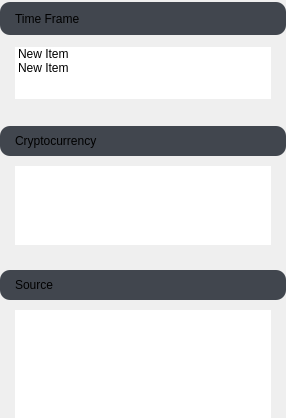
                               <widget class="QFrame" name="frame_45">
                                <property name="minimumSize">
                                 <size>
                                  <width>0</width>
                                  <height>418</height>
                                 </size>
                                </property>
                                <property name="frameShape">
                                 <enum>QFrame::NoFrame</enum>
                                </property>
                                <property name="frameShadow">
                                 <enum>QFrame::Raised</enum>
                                </property>
                                <layout class="QGridLayout" name="gridLayout_3">
                                 <property name="leftMargin">
                                  <number>0</number>
                                 </property>
                                 <property name="topMargin">
                                  <number>0</number>
                                 </property>
                                 <property name="rightMargin">
                                  <number>0</number>
                                 </property>
                                 <property name="bottomMargin">
                                  <number>0</number>
                                 </property>
                                 <property name="spacing">
                                  <number>25</number>
                                 </property>
                                 <item row="1" column="0">
                                  <widget class="QFrame" name="testCryptoFrame">
                                   <property name="frameShape">
                                    <enum>QFrame::NoFrame</enum>
                                   </property>
                                   <property name="frameShadow">
                                    <enum>QFrame::Raised</enum>
                                   </property>
                                   <layout class="QVBoxLayout" name="verticalLayout_45">
                                    <property name="spacing">
                                     <number>10</number>
                                    </property>
                                    <property name="leftMargin">
                                     <number>0</number>
                                    </property>
                                    <property name="topMargin">
                                     <number>0</number>
                                    </property>
                                    <property name="rightMargin">
                                     <number>0</number>
                                    </property>
                                    <property name="bottomMargin">
                                     <number>0</number>
                                    </property>
                                    <item>
                                     <widget class="QFrame" name="frame_47">
                                      <property name="maximumSize">
                                       <size>
                                        <width>16777215</width>
                                        <height>33</height>
                                       </size>
                                      </property>
                                      <property name="styleSheet">
                                       <string notr="true">background: #41464E;
	border-radius: 10px;</string>
                                      </property>
                                      <property name="frameShape">
                                       <enum>QFrame::NoFrame</enum>
                                      </property>
                                      <property name="frameShadow">
                                       <enum>QFrame::Raised</enum>
                                      </property>
                                      <layout class="QVBoxLayout" name="verticalLayout_46">
                                       <property name="spacing">
                                        <number>0</number>
                                       </property>
                                       <property name="leftMargin">
                                        <number>15</number>
                                       </property>
                                       <property name="topMargin">
                                        <number>8</number>
                                       </property>
                                       <property name="rightMargin">
                                        <number>15</number>
                                       </property>
                                       <property name="bottomMargin">
                                        <number>8</number>
                                       </property>
                                       <item>
                                        <widget class="QLabel" name="label_15">
                                         <property name="text">
                                          <string>Cryptocurrency</string>
                                         </property>
                                        </widget>
                                       </item>
                                      </layout>
                                     </widget>
                                    </item>
                                    <item>
                                     <widget class="QFrame" name="frame_48">
                                      <property name="maximumSize">
                                       <size>
                                        <width>16777215</width>
                                        <height>79</height>
                                       </size>
                                      </property>
                                      <property name="frameShape">
                                       <enum>QFrame::NoFrame</enum>
                                      </property>
                                      <property name="frameShadow">
                                       <enum>QFrame::Raised</enum>
                                      </property>
                                      <layout class="QVBoxLayout" name="verticalLayout_47">
                                       <property name="spacing">
                                        <number>0</number>
                                       </property>
                                       <property name="leftMargin">
                                        <number>15</number>
                                       </property>
                                       <property name="topMargin">
                                        <number>0</number>
                                       </property>
                                       <property name="rightMargin">
                                        <number>15</number>
                                       </property>
                                       <property name="bottomMargin">
                                        <number>0</number>
                                       </property>
                                       <item alignment="Qt::AlignLeft">
                                        <widget class="QFrame" name="testCryptoListFrame">
                                         <property name="frameShape">
                                          <enum>QFrame::NoFrame</enum>
                                         </property>
                                         <property name="frameShadow">
                                          <enum>QFrame::Raised</enum>
                                         </property>
                                         <layout class="QVBoxLayout" name="verticalLayout_48">
                                          <property name="spacing">
                                           <number>8</number>
                                          </property>
                                          <property name="leftMargin">
                                           <number>0</number>
                                          </property>
                                          <property name="topMargin">
                                           <number>0</number>
                                          </property>
                                          <property name="rightMargin">
                                           <number>0</number>
                                          </property>
                                          <property name="bottomMargin">
                                           <number>0</number>
                                          </property>
                                          <item>
                                           <widget class="QListWidget" name="testCryptoList">
                                            <property name="frameShape">
                                             <enum>QFrame::NoFrame</enum>
                                            </property>
                                           </widget>
                                          </item>
                                         </layout>
                                        </widget>
                                       </item>
                                      </layout>
                                     </widget>
                                    </item>
                                   </layout>
                                  </widget>
                                 </item>
                                 <item row="0" column="0">
                                  <widget class="QFrame" name="testTimeFrameFrame">
                                   <property name="frameShape">
                                    <enum>QFrame::NoFrame</enum>
                                   </property>
                                   <property name="frameShadow">
                                    <enum>QFrame::Raised</enum>
                                   </property>
                                   <layout class="QVBoxLayout" name="verticalLayout_49">
                                    <property name="spacing">
                                     <number>10</number>
                                    </property>
                                    <property name="leftMargin">
                                     <number>0</number>
                                    </property>
                                    <property name="topMargin">
                                     <number>0</number>
                                    </property>
                                    <property name="rightMargin">
                                     <number>0</number>
                                    </property>
                                    <property name="bottomMargin">
                                     <number>0</number>
                                    </property>
                                    <item>
                                     <widget class="QFrame" name="divHeader_2">
                                      <property name="maximumSize">
                                       <size>
                                        <width>16777215</width>
                                        <height>33</height>
                                       </size>
                                      </property>
                                      <property name="styleSheet">
                                       <string notr="true">background: #41464E;
	border-radius: 10px;</string>
                                      </property>
                                      <property name="frameShape">
                                       <enum>QFrame::NoFrame</enum>
                                      </property>
                                      <property name="frameShadow">
                                       <enum>QFrame::Raised</enum>
                                      </property>
                                      <layout class="QVBoxLayout" name="verticalLayout_50">
                                       <property name="spacing">
                                        <number>0</number>
                                       </property>
                                       <property name="leftMargin">
                                        <number>15</number>
                                       </property>
                                       <property name="topMargin">
                                        <number>8</number>
                                       </property>
                                       <property name="rightMargin">
                                        <number>15</number>
                                       </property>
                                       <property name="bottomMargin">
                                        <number>8</number>
                                       </property>
                                       <item>
                                        <widget class="QLabel" name="label_16">
                                         <property name="styleSheet">
                                          <string notr="true"/>
                                         </property>
                                         <property name="text">
                                          <string>Time Frame</string>
                                         </property>
                                        </widget>
                                       </item>
                                      </layout>
                                     </widget>
                                    </item>
                                    <item>
                                     <widget class="QFrame" name="frame_50">
                                      <property name="maximumSize">
                                       <size>
                                        <width>16777215</width>
                                        <height>52</height>
                                       </size>
                                      </property>
                                      <property name="frameShape">
                                       <enum>QFrame::NoFrame</enum>
                                      </property>
                                      <property name="frameShadow">
                                       <enum>QFrame::Raised</enum>
                                      </property>
                                      <layout class="QVBoxLayout" name="verticalLayout_51">
                                       <property name="spacing">
                                        <number>8</number>
                                       </property>
                                       <property name="leftMargin">
                                        <number>15</number>
                                       </property>
                                       <property name="topMargin">
                                        <number>0</number>
                                       </property>
                                       <property name="rightMargin">
                                        <number>15</number>
                                       </property>
                                       <property name="bottomMargin">
                                        <number>0</number>
                                       </property>
                                       <item alignment="Qt::AlignLeft">
                                        <widget class="QFrame" name="testTimeFrameListFrame">
                                         <property name="frameShape">
                                          <enum>QFrame::NoFrame</enum>
                                         </property>
                                         <property name="frameShadow">
                                          <enum>QFrame::Raised</enum>
                                         </property>
                                         <layout class="QVBoxLayout" name="verticalLayout_52">
                                          <property name="spacing">
                                           <number>0</number>
                                          </property>
                                          <property name="leftMargin">
                                           <number>0</number>
                                          </property>
                                          <property name="topMargin">
                                           <number>0</number>
                                          </property>
                                          <property name="rightMargin">
                                           <number>0</number>
                                          </property>
                                          <property name="bottomMargin">
                                           <number>0</number>
                                          </property>
                                          <item>
                                           <widget class="QListWidget" name="testTimeFrameList">
                                            <property name="frameShape">
                                             <enum>QFrame::NoFrame</enum>
                                            </property>
                                            <item>
                                             <property name="text">
                                              <string>New Item</string>
                                             </property>
                                            </item>
                                            <item>
                                             <property name="text">
                                              <string>New Item</string>
                                             </property>
                                            </item>
                                           </widget>
                                          </item>
                                         </layout>
                                        </widget>
                                       </item>
                                      </layout>
                                     </widget>
                                    </item>
                                   </layout>
                                  </widget>
                                 </item>
                                 <item row="2" column="0">
                                  <widget class="QFrame" name="testSourceFrame">
                                   <property name="frameShape">
                                    <enum>QFrame::NoFrame</enum>
                                   </property>
                                   <property name="frameShadow">
                                    <enum>QFrame::Raised</enum>
                                   </property>
                                   <layout class="QVBoxLayout" name="verticalLayout_53">
                                    <property name="spacing">
                                     <number>10</number>
                                    </property>
                                    <property name="leftMargin">
                                     <number>0</number>
                                    </property>
                                    <property name="topMargin">
                                     <number>0</number>
                                    </property>
                                    <property name="rightMargin">
                                     <number>0</number>
                                    </property>
                                    <property name="bottomMargin">
                                     <number>0</number>
                                    </property>
                                    <item>
                                     <widget class="QFrame" name="frame_55">
                                      <property name="maximumSize">
                                       <size>
                                        <width>16777215</width>
                                        <height>33</height>
                                       </size>
                                      </property>
                                      <property name="styleSheet">
                                       <string notr="true">background: #41464E;
border-radius: 10px;</string>
                                      </property>
                                      <property name="frameShape">
                                       <enum>QFrame::NoFrame</enum>
                                      </property>
                                      <property name="frameShadow">
                                       <enum>QFrame::Raised</enum>
                                      </property>
                                      <layout class="QVBoxLayout" name="verticalLayout_66">
                                       <property name="spacing">
                                        <number>0</number>
                                       </property>
                                       <property name="leftMargin">
                                        <number>15</number>
                                       </property>
                                       <property name="topMargin">
                                        <number>8</number>
                                       </property>
                                       <property name="rightMargin">
                                        <number>15</number>
                                       </property>
                                       <property name="bottomMargin">
                                        <number>8</number>
                                       </property>
                                       <item>
                                        <widget class="QLabel" name="label_23">
                                         <property name="text">
                                          <string>Source</string>
                                         </property>
                                        </widget>
                                       </item>
                                      </layout>
                                     </widget>
                                    </item>
                                    <item>
                                     <widget class="QFrame" name="frame_73">
                                      <property name="maximumSize">
                                       <size>
                                        <width>16777215</width>
                                        <height>108</height>
                                       </size>
                                      </property>
                                      <property name="frameShape">
                                       <enum>QFrame::NoFrame</enum>
                                      </property>
                                      <property name="frameShadow">
                                       <enum>QFrame::Raised</enum>
                                      </property>
                                      <layout class="QVBoxLayout" name="verticalLayout_67">
                                       <property name="spacing">
                                        <number>0</number>
                                       </property>
                                       <property name="leftMargin">
                                        <number>15</number>
                                       </property>
                                       <property name="topMargin">
                                        <number>0</number>
                                       </property>
                                       <property name="rightMargin">
                                        <number>15</number>
                                       </property>
                                       <property name="bottomMargin">
                                        <number>0</number>
                                       </property>
                                       <item alignment="Qt::AlignLeft">
                                        <widget class="QFrame" name="testSourceListFrame">
                                         <property name="frameShape">
                                          <enum>QFrame::NoFrame</enum>
                                         </property>
                                         <property name="frameShadow">
                                          <enum>QFrame::Raised</enum>
                                         </property>
                                         <layout class="QVBoxLayout" name="verticalLayout_68">
                                          <property name="spacing">
                                           <number>8</number>
                                          </property>
                                          <property name="leftMargin">
                                           <number>0</number>
                                          </property>
                                          <property name="topMargin">
                                           <number>0</number>
                                          </property>
                                          <property name="rightMargin">
                                           <number>0</number>
                                          </property>
                                          <property name="bottomMargin">
                                           <number>0</number>
                                          </property>
                                          <item>
                                           <widget class="QListWidget" name="testSourceList">
                                            <property name="frameShape">
                                             <enum>QFrame::NoFrame</enum>
                                            </property>
                                           </widget>
                                          </item>
                                         </layout>
                                        </widget>
                                       </item>
                                      </layout>
                                     </widget>
                                    </item>
                                   </layout>
                                  </widget>
                                 </item>
                                </layout>
                               </widget>
